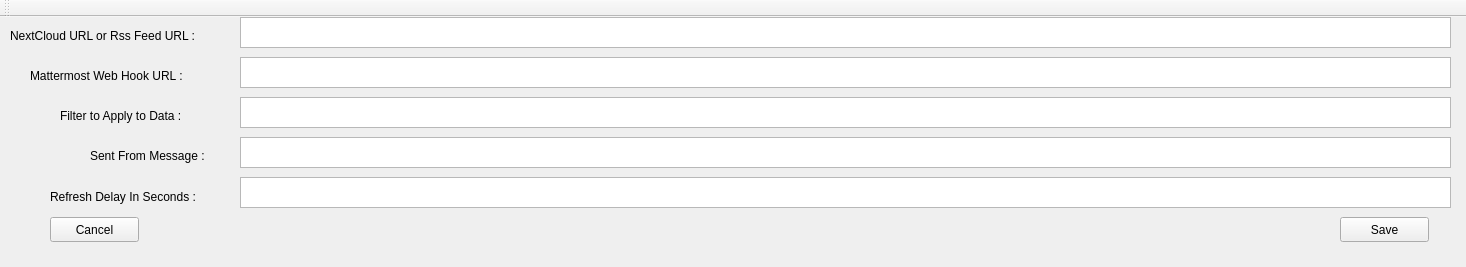
<?xml version="1.0" encoding="UTF-8"?>
<ui version="4.0">
 <class>MainWindow</class>
 <widget class="QMainWindow" name="MainWindow">
  <property name="geometry">
   <rect>
    <x>0</x>
    <y>0</y>
    <width>1466</width>
    <height>267</height>
   </rect>
  </property>
  <property name="windowTitle">
   <string>config_nc2mm</string>
  </property>
  <widget class="QWidget" name="centralWidget">
   <widget class="QPlainTextEdit" name="plainTextEdit">
    <property name="geometry">
     <rect>
      <x>240</x>
      <y>0</y>
      <width>1211</width>
      <height>31</height>
     </rect>
    </property>
    <property name="toolTip">
     <string>Enter NextCloud RSS Feed URL</string>
    </property>
   </widget>
   <widget class="QLabel" name="label">
    <property name="geometry">
     <rect>
      <x>10</x>
      <y>10</y>
      <width>231</width>
      <height>17</height>
     </rect>
    </property>
    <property name="text">
     <string>NextCloud URL or Rss Feed URL :</string>
    </property>
   </widget>
   <widget class="QLabel" name="label_2">
    <property name="geometry">
     <rect>
      <x>30</x>
      <y>50</y>
      <width>201</width>
      <height>17</height>
     </rect>
    </property>
    <property name="text">
     <string>Mattermost Web Hook URL :</string>
    </property>
   </widget>
   <widget class="QPlainTextEdit" name="plainTextEdit_2">
    <property name="geometry">
     <rect>
      <x>240</x>
      <y>40</y>
      <width>1211</width>
      <height>31</height>
     </rect>
    </property>
    <property name="toolTip">
     <string>Enter The MatterMost In-comming Web Hook Here</string>
    </property>
   </widget>
   <widget class="QLabel" name="label_3">
    <property name="geometry">
     <rect>
      <x>60</x>
      <y>90</y>
      <width>171</width>
      <height>17</height>
     </rect>
    </property>
    <property name="text">
     <string>Filter to Apply to Data :</string>
    </property>
   </widget>
   <widget class="QPlainTextEdit" name="plainTextEdit_3">
    <property name="geometry">
     <rect>
      <x>240</x>
      <y>80</y>
      <width>1211</width>
      <height>31</height>
     </rect>
    </property>
    <property name="toolTip">
     <string>Filter to apply All or None for no filter</string>
    </property>
   </widget>
   <widget class="QLabel" name="label_4">
    <property name="geometry">
     <rect>
      <x>90</x>
      <y>130</y>
      <width>141</width>
      <height>17</height>
     </rect>
    </property>
    <property name="text">
     <string>Sent From Message :</string>
    </property>
   </widget>
   <widget class="QPlainTextEdit" name="plainTextEdit_4">
    <property name="geometry">
     <rect>
      <x>240</x>
      <y>120</y>
      <width>1211</width>
      <height>31</height>
     </rect>
    </property>
    <property name="toolTip">
     <string>Enter Sent from Message Here</string>
    </property>
   </widget>
   <widget class="QPlainTextEdit" name="plainTextEdit_5">
    <property name="geometry">
     <rect>
      <x>240</x>
      <y>160</y>
      <width>1211</width>
      <height>31</height>
     </rect>
    </property>
    <property name="toolTip">
     <string>Enter Refresh Time in Seconds Hre</string>
    </property>
   </widget>
   <widget class="QLabel" name="label_5">
    <property name="geometry">
     <rect>
      <x>50</x>
      <y>170</y>
      <width>181</width>
      <height>20</height>
     </rect>
    </property>
    <property name="text">
     <string>Refresh Delay In Seconds : </string>
    </property>
   </widget>
   <widget class="QPushButton" name="CancelButton">
    <property name="geometry">
     <rect>
      <x>50</x>
      <y>200</y>
      <width>89</width>
      <height>25</height>
     </rect>
    </property>
    <property name="toolTip">
     <string>Cancel OPeration</string>
    </property>
    <property name="text">
     <string>Cancel</string>
    </property>
    <property name="checkable">
     <bool>false</bool>
    </property>
   </widget>
   <widget class="QPushButton" name="SaveButton">
    <property name="geometry">
     <rect>
      <x>1340</x>
      <y>200</y>
      <width>89</width>
      <height>25</height>
     </rect>
    </property>
    <property name="toolTip">
     <string>Save Changes</string>
    </property>
    <property name="text">
     <string>Save</string>
    </property>
    <property name="checkable">
     <bool>false</bool>
    </property>
    <property name="autoRepeat">
     <bool>false</bool>
    </property>
   </widget>
  </widget>
  <widget class="QToolBar" name="mainToolBar">
   <property name="enabled">
    <bool>false</bool>
   </property>
   <attribute name="toolBarArea">
    <enum>TopToolBarArea</enum>
   </attribute>
   <attribute name="toolBarBreak">
    <bool>false</bool>
   </attribute>
  </widget>
  <widget class="QMenuBar" name="menuBar">
   <property name="geometry">
    <rect>
     <x>0</x>
     <y>0</y>
     <width>1466</width>
     <height>22</height>
    </rect>
   </property>
  </widget>
 </widget>
 <layoutdefault spacing="6" margin="11"/>
 <resources/>
 <connections/>
 <slots>
  <signal>on_window_show()</signal>
  <slot>slot1()</slot>
 </slots>
</ui>
